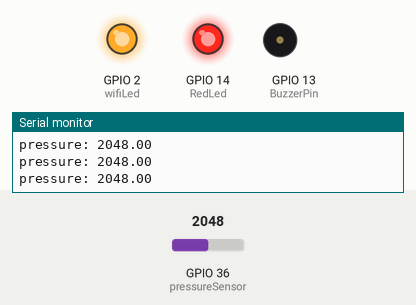
A sketch run on a simulated ESP32. Parts: output pins drawn as LEDs (lit = HIGH), buzzer (waves = sounding, pin HIGH), the last lines printed to the serial monitor. Inputs (shaded band) come from the test bench; at power-on: GPIO 36 (pressureSensor) = 2048. WiFi joins after 1.5 s; servers stay silent unless stated.

Above: at 2.2 s.
2.3 s: GPIO 36 (pressureSensor) set to 963
3.8 s: GPIO 36 (pressureSensor) set to 842
At 4.9 s:
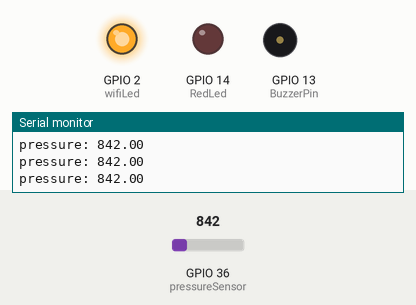
5.3 s: GPIO 36 (pressureSensor) set to 1228
At 6.5 s:
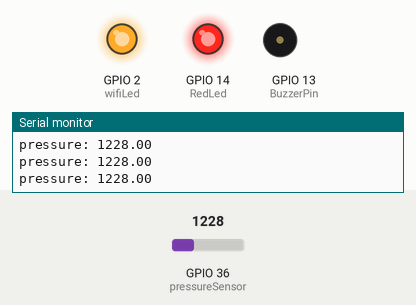
6.8 s: GPIO 36 (pressureSensor) set to 491
At 8.1 s:
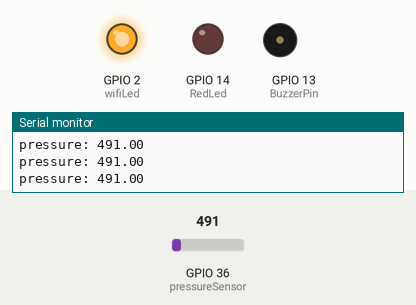
Timing chart, 0 to 9.3 s (numbered marks = the images above; inputs shaded):
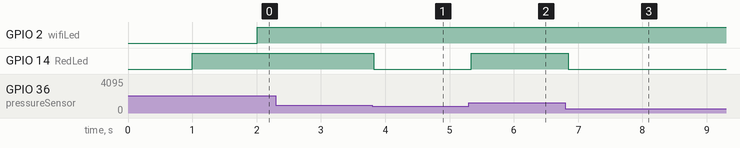

Measured:
- the behaviour switches between 910 and 909 on GPIO 36 (pressureSensor) (found by bisection; images 0 and 1)
- after the input at 3.8 s, GPIO 14 (RedLed): HIGH → LOW at once
- after the input at 5.3 s, GPIO 14 (RedLed): LOW → HIGH at once
- after the input at 6.8 s, GPIO 14 (RedLed): HIGH → LOW after 0.05 s

The sketch:

water_level_basic.ino
```cpp
// (licence header left out)
/* Fill-in your Template ID (only if using Blynk.Cloud) */

#define BLYNK_TEMPLATE_ID "TMPL3Io43jMu7"
#define BLYNK_TEMPLATE_NAME "water level indicator"
#define BLYNK_AUTH_TOKEN "iA9tA7Hnm1n1RtUI7Jj0D5ojf48N226X"

// Your WiFi credentials.
// Set password to "" for open networks.
char ssid[] = "GokulHari012";
char pass[] = "12345678";

//Set Water Level pressure in CM
int emptyTankPressure = 100 ;  //pressure when tank is empty
int fullTankPressure =  1000 ;  //pressure when tank is full

//Set trigger value in percentage
int triggerPointPer =   10 ;  //alarm will start when water level drop below triggerPoint

#include <WiFi.h>
#include <WiFiClient.h>
#include <BlynkSimpleEsp32.h>

// Define connections to sensor
#define wifiLed    2   //D2
#define BuzzerPin  13  //D13
#define RedLed   14  //D14
#define pressureSensor   A0  //A0

//Change the virtual pins according the rooms
#define VPIN_BUTTON_1    V1


float pressure;
int   waterLevelPer;
bool  toggleBuzzer = LOW; //Define to remember the toggle state

char auth[] = BLYNK_AUTH_TOKEN;

BlynkTimer timer;

void checkBlynkStatus() { // called every 3 seconds by SimpleTimer

  bool isconnected = Blynk.connected();
  //Serial.println("wifi");
  if (isconnected == false) {
    //Serial.println("Blynk Not Connected");
    //Serial.println("wifi false");
    digitalWrite(wifiLed, LOW);
  }
  if (isconnected == true) {
    digitalWrite(wifiLed, HIGH);
    //Serial.println("wifi true");
    //Serial.println("Blynk Connected");
  }
}

BLYNK_CONNECTED() {
  Blynk.syncVirtual(VPIN_BUTTON_1);;
}


void measurePressure(){

  pressure = analogRead(pressureSensor);
  waterLevelPer = map(pressure ,emptyTankPressure, fullTankPressure, 0, 100);
  Blynk.virtualWrite(VPIN_BUTTON_1, waterLevelPer);

  // Print result to serial monitor
  Serial.print("pressure: ");
  Serial.println(pressure);

  if (100-triggerPointPer < waterLevelPer){
      digitalWrite(RedLed, HIGH);
      if (toggleBuzzer == HIGH){
        digitalWrite(BuzzerPin, HIGH);
      }
  }
  if (100-triggerPointPer > waterLevelPer){
      digitalWrite(RedLed, LOW);
      if (toggleBuzzer == LOW){
        digitalWrite(BuzzerPin, LOW);
      }
  }


  // Delay before repeating measurement
  delay(100);
}


void setup() {
  // Set up serial monitor
  Serial.begin(115200);

  // Set pinmodes for sensor connections
  pinMode(wifiLed, OUTPUT);
  pinMode(RedLed, OUTPUT);
  pinMode(BuzzerPin, OUTPUT);

  digitalWrite(wifiLed, LOW);
  digitalWrite(RedLed, LOW);
  digitalWrite(BuzzerPin, LOW);

  WiFi.begin(ssid, pass);
  timer.setInterval(2000L, checkBlynkStatus); // check if Blynk server is connected every 2 seconds
  Blynk.config(auth);
  delay(1000);

}
 void loop() {

  measurePressure();

  Blynk.run();
  timer.run(); // Initiates SimpleTimer

}
```
